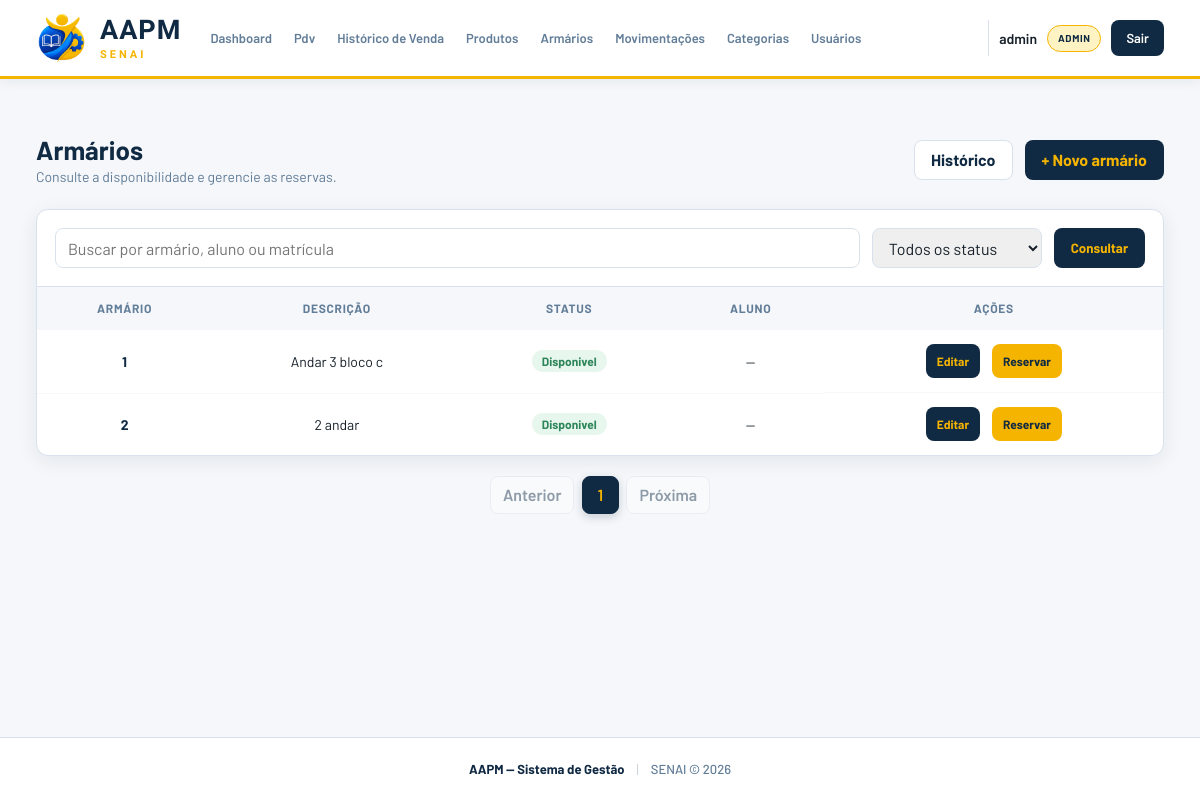
The page /armarios/ (signed in) on the database as committed earlier.
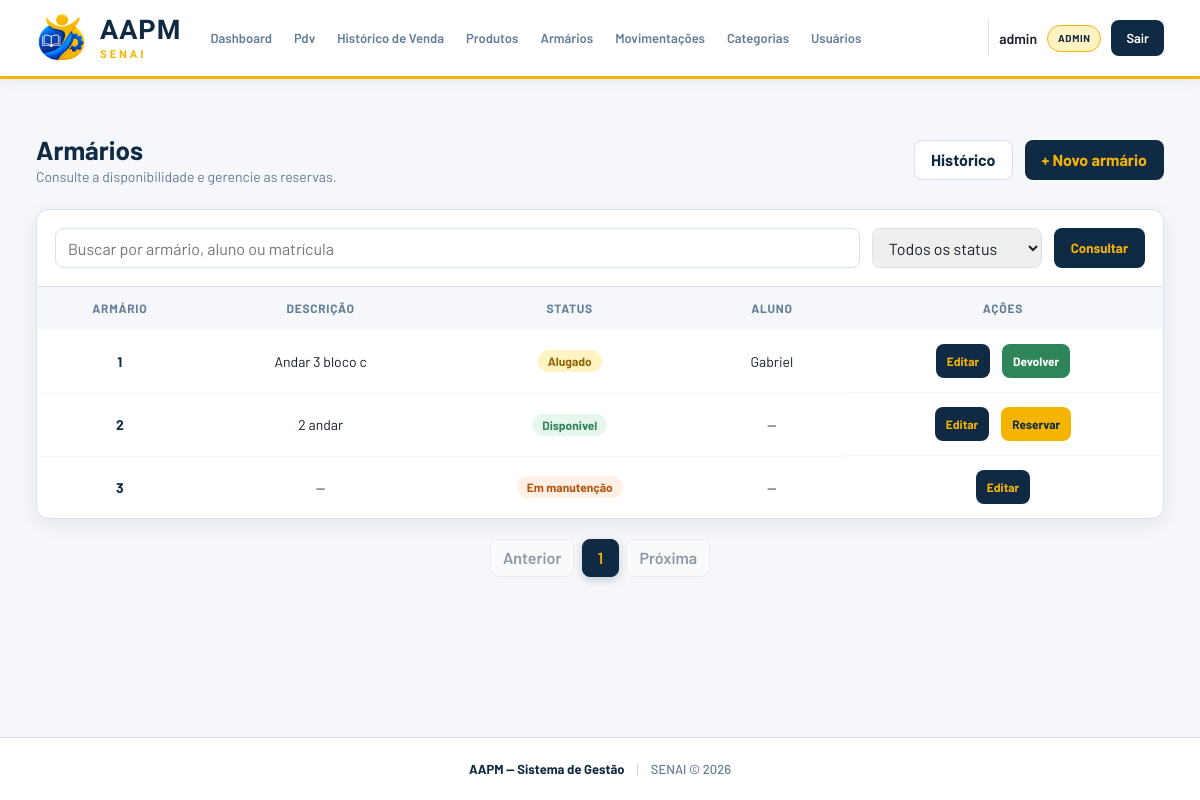
The same page on the database as committed later.
### app/models/armario.py (models this page shows)
class Armario(Base):
    __tablename__ = "armarios"
    id = Column(Integer, primary_key=True, autoincrement=True)
    numero = Column(String(30), nullable=False, unique=True, index=True)
    descricao = Column(String(255), nullable=True)
    status = Column(String(20), nullable=False, default="disponivel", index=True)
    cliente_id = Column(
        Integer,
        ForeignKey("clientes.id", ondelete="SET NULL"),
        nullable=True,
        index=True,
    )
    alugado_em = Column(DateTime, nullable=True)
    criado_em = Column(DateTime, nullable=False, server_default=func.now())
    atualizado_em = Column(
        DateTime,
        nullable=False,
        server_default=func.now(),
        onupdate=func.now(),
    )
    cliente = relationship("Cliente", back_populates="armarios")
    alugueis = relationship("AluguelArmario", back_populates="armario")

### app/models/cliente.py (models this page shows, shortened)
class Cliente(Base):
    __tablename__ = "clientes"
    id         = Column(Integer, primary_key=True, index=True)
    nome       = Column(String(150), nullable=False, index=True)
    matricula  = Column(String(50), nullable=True, unique=True)
    telefone   = Column(String(20), nullable=True)
    is_associado = Column(Boolean, default=False, nullable=False)
    ativo      = Column(Boolean, default=True)
    criado_em  = Column(DateTime, server_default=func.now())
    vendas = relationship("Venda", back_populates="cliente")
    armarios = relationship("Armario", back_populates="cliente")
    alugueis_armarios = relationship("AluguelArmario", back_populates="cliente")

### app/controllers/armario_controller.py (the view)
@router.get("/")
def listar_armarios(
    request: Request,
    page: int = 1,
    db: Session = Depends(get_db),
    usuario=Depends(get_usuario_logado),
):
    armarios, pagination = paginate(
        db.query(Armario).order_by(Armario.numero), page
    )
    return templates.TemplateResponse(
        request,
        "armarios/index.html",
        {
            "request": request,
            "usuario": usuario,
            "armarios": armarios,
            "pagination": pagination,
        },
    )

### app/templates/armarios/index.html (shortened to what this page needs)
{% extends "base.html" %}
{% block extra_css %}
<link rel="stylesheet" href="/static/css/armarios-index.css?v=1">{% endblock %}
{% block conteudo %}
<header class="armarios-header">
    <div>
        <h1 class="armarios-title">Armários</h1>
        <p>Consulte a disponibilidade e gerencie as reservas.</p>
    </div>
    <div class="armarios-header__actions"><a href="/armarios/historico" class="btn-outline">Histórico</a>{% if
        usuario.role == 'admin' %}<a href="/armarios/novo" class="btn-primary">+ Novo armário</a>{% endif %}</div>
</header>
<section class="armarios-card">
    <form method="get" action="/armarios" class="armarios-filter"><input name="busca" value="{{ busca }}"
            placeholder="Buscar por armário, aluno ou matrícula"><select name="status">
            <option value="">Todos os status</option>
        </select><button type="submit" class="btn-primary">Consultar</button></form>
    <div class="armarios-table-wrapper">
        <table class="armarios-table">
            <thead>
                <tr>
                    <th>Armário</th>
                    <th>Descrição</th>
                    <th>Status</th>
                    <th>Aluno</th>
                    <th>Ações</th>
                </tr>
            </thead>
            <tbody>{% for armario in armarios %}<tr>
                    <td class="armario-number">{{ armario.numero }}</td>
                    <td>{{ armario.descricao or '—' }}</td>
                    <td><span class="status-badge status-badge--{{ armario.status }}">{{ 'Em manutenção' if
                            armario.status == 'manutencao' else armario.status|capitalize }}</span></td>
                    <td>{{ armario.cliente.nome if armario.cliente else '—' }}</td>
                    <td class="armario-actions">{% if usuario.role == 'admin' %}<a
                            href="/armarios/{{ armario.id }}/editar" class="btn-table">Editar</a>{% endif %}{% if
                        armario.status == 'disponivel' %}<a href="/armarios/{{ armario.id }}/alugar"
                            class="btn-table btn-table--reserve">Reservar</a>{% elif armario.status == 'alugado' %}<form
                            action="/armarios/{{ armario.id }}/devolver" method="post"><button type="submit"
                                class="btn-table btn-table--return">Devolver</button></form>{% endif %}</td>
                </tr>{% else %}<tr>
                    <td colspan="5" class="empty-state">Nenhum armário encontrado.</td>
                </tr>{% endfor %}</tbody>
        </table>
    </div>
</section>
{% include "paginacao/index.html" %}
{% endblock %}

Rows that differ between the two databases and show on the page:
changed Armario "Andar 3 bloco c": status "Disponivel" → "Alugado"; cliente "—" → "Gabriel"; status "Reservar" → "Devolver"
added Armario: numero "3", descricao "—", status "Em manutenção", cliente "—"
